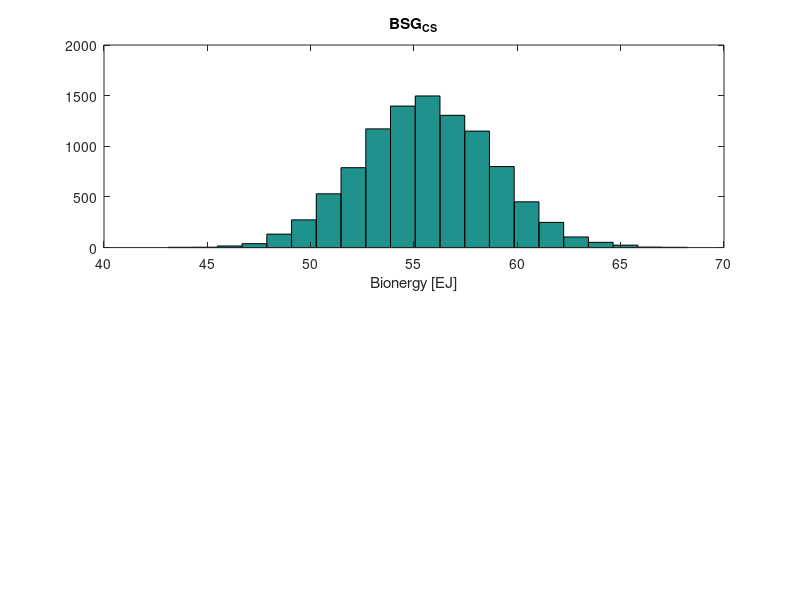

Write the MATLAB code that produced this figure. (Note: this script raises an error after producing the figure.)
% Artigo Tomas_et_al 2
% Vr 3 rodando
% ENERGIA PRIMARIA DE BIOMASSA @ 2050
% GEANEX/UFPR
% Criado em 23/jan/2022
% Ultima revisao: 14/dec/2022
% Marcelo R. Errera, Ph.D./UFPR e NEST team
% vide artigo - biocombustiveis 2030 2050 - abr de 2021.xlsx
% funcoes:  bplot.m e fproj14mc5.m
% Chama a funcao que faz projecoes com contas corrigidas para eficiencia
% Parametros variados: BSG_CS, pEFLA, vr2, vr3 e Pop @2050
%% Retornando BS_2050 e BE_2050
%%
clear;
%%
gravar = 0;
%%
n_simul = 10001;
N_S = 4;
N_BS = 10; % numero de biofontes
error_margin = 0.4; % intervalo de variacao das grandezas em % +- 20%
BE2050smc = zeros (n_simul,N_S); % bioenergia por cenario [EJ] 2050 MC
BS2050ksmc = zeros (N_BS,N_S,n_simul); % bioenergia por biofonte e cenario [EJ] 2050
BS2050mean = zeros (N_BS,N_S); % bioenergia por cenario [EJ] 2050
soma = zeros (N_BS,N_S);
vr2_1a6 = zeros (n_simul, 4);
vr2_7a10 = zeros (n_simul, 4);
Pop = zeros (n_simul, 4);
%vr3_1a2 = zeros (n_simul, 4);
vr3_3 = zeros (n_simul, 4);
vr3_4 = zeros (n_simul, 4);
vr3_5 = zeros (n_simul, 4);
vr3_8a9 = zeros (n_simul, 4);
%vr3_10 = zeros (n_simul, 4);

%%   Generate n samples from a normal distribution
%     r = ( randn(n,1) * sd ) + mu
%     mu : mean
%     sd : standard deviation
% x1 ~ Normal distribution N(mean=100,sd=5)
% x1 = ( randn(n,1) * 5 ) + 100;
%% r = a + (b-a).*rand(N,1); uniform distribution
%%
%%%%%% parametros variaveis para MC
%%%
%% BSG_CS
mu = 55.6; % [ EJ]
faixa = error_margin *  mu;
sd = faixa/7;
BSG_CS = randn (n_simul,1)*sd + mu;

%  y_mean = mean(BSG_CS)
%  y_std = std(BSG_CS)
%  y_median = median(BSG_CS)

%% pEFLA 
mu = 0.3; % [ % ]
faixa = error_margin *  mu;
sd = faixa/7;
pEFLA = randn (n_simul,1)*sd + mu; % normal
%r = a + (b-a).*rand(N,1); uniform distribution
%pEFLA = (mu - faixa/2) + faixa*rand(n_simul,1); % uniforme

%%   vr2
mu = 0.001; % [%] CS 
faixa = 0.0003 *  mu;
sd = faixa/7;
vr2_1a6(:,1) = randn (n_simul,1)*sd + mu;
%
mu = 0.2; % [%] BUS @2050
faixa = error_margin *  mu;
sd = faixa/7;
vr2_1a6(:,2) = randn (n_simul,1)*sd + mu;
%vr2(:,2) = 0.20;
%
mu = 0.50; % [%] OPT @2050
faixa = error_margin *  mu;
sd = faixa/7;
vr2_1a6(:,3) = randn (n_simul,1)*sd + mu;
%vr2(:,2) = 0.50;
%
mu = 0.65; % [%] FAR @2050
faixa = error_margin *  mu;
sd = faixa/7;
vr2_1a6(:,4) = randn (n_simul,1)*sd + mu;
%
mu = 0.53; % [%] BUS, OPT and FAR @2050
faixa = error_margin *  mu;
sd = faixa/7;
vr2_7a10(:,2) = randn (n_simul,1)*sd + mu;
vr2_7a10(:,3) = vr2_7a10(:,2);
vr2_7a10(:,4) = vr2_7a10(:,2);
%
% Populacao @2050
Pop (:,1) = 7.7; % bilhoes
%
mu = 10.1; % [%] BUS @2050
faixa = error_margin/5 *  mu;
sd = faixa/7;
Pop (:,2) = randn (n_simul,1)*sd + mu;
%Pop(:,2) = 10.1;
%
mu = 9.7; % [%] OPT @2050
faixa = error_margin/5 *  mu;
sd = faixa/7;
Pop(:,3) = randn (n_simul,1)*sd + mu;
%Pop(:,3) = 9.7;
%
mu = 9.4; % [%] FAR @2050
faixa = error_margin/5 *  mu;
sd = faixa/7;
Pop(:,4) = randn (n_simul,1)*sd + mu;
%Pop(:,4) = 9.4;
%
%% vr3
%vr3_3 % forest residues
mu = 1.; % [%] OPT @2050
faixa = error_margin *  mu;
sd = faixa/7;
vr3_3 (:,3) = randn (n_simul,1)*sd + mu;
mu = 2.5; % [%] FAR @2050
faixa = error_margin *  mu;
sd = faixa/7;
vr3_3 (:,4) = randn (n_simul,1)*sd + mu;
%vr3_4 % agricultural wastes / livestock residues
mu = 7.5; % [%] OPT @2050
faixa = error_margin *  mu;
sd = faixa/7;
vr3_4 (:,3) = randn (n_simul,1)*sd + mu;
mu = 15.; % [%] FAR @2050
faixa = error_margin *  mu;
sd = faixa/7;
vr3_4 (:,4) = randn (n_simul,1)*sd + mu;
% vr3_5 % agricultural wastes / vegetable 
mu = 0.25; % [%] OPT @2050
faixa = error_margin *  mu;
sd = faixa/7;
vr3_5 (:,3) = randn (n_simul,1)*sd + mu;
mu = 0.5; % [%] FAR @2050
faixa = error_margin *  mu;
sd = faixa/7;
vr3_5 (:,4) = randn (n_simul,1)*sd + mu;
% vr3_8a9 wood industry residues & recovered woods
mu = 0.5; % [%] OPT @2050
faixa = error_margin *  mu;
sd = faixa/7;
vr3_8a9 (:,3) = randn (n_simul,1)*sd + mu;
mu = 1.0; % [%] FAR @2050
faixa = error_margin *  mu;
sd = faixa/7;
vr3_8a9 (:,4) = randn (n_simul,1)*sd + mu;

%% graficos dos parametros variaveis
figure(1); clf;

subplot (2,1,1);
hist (BSG_CS, 21);
title('BSG_C_S');
xlabel ('Bionergy [EJ]');
h = findobj(gca,'Type','patch');
h.FaceColor = 'blue';
h.EdgeColor = 'w';
%
subplot (2,1,2);
hist (pEFLA, 21);
title('pEFA');
xlabel ('Exploitation Share [%]');
h = findobj(gca,'Type','patch');
h.FaceColor = 'cyan';
h.EdgeColor = 'w';
%
figure(2); clf;

subplot (2,3,1);
hist (vr2_1a6(:,1), 21);
title('vr2 (1 to 6) - CS');
xlabel ('Productivity Gain [%]');
h = findobj(gca,'Type','patch');
h.FaceColor = 'blue';
h.EdgeColor = 'w';
%
subplot (2,3,2);
hist (vr2_1a6(:,2), 21);
title('vr2 (1 to 6) - BUS @2050');
xlabel ('Productivity Gain [%]');
h = findobj(gca,'Type','patch');
h.FaceColor = 'red';
h.EdgeColor = 'w';
%
subplot (2,3,4);
hist (vr2_1a6(:,3), 21);
title('vr2 (1 to 6) - OPT @2050');
xlabel ('Productivity Gain [%]');
h = findobj(gca,'Type','patch');
h.FaceColor = 'green';
h.EdgeColor = 'w';
%
subplot (2,3,5);
hist (vr2_1a6(:,4), 21);
title('vr2 (1 to 6) - FAR @2050');
xlabel ('Productivity Gain [%]');
h = findobj(gca,'Type','patch');
h.FaceColor = 'magenta';
h.EdgeColor = 'w';
%
subplot (2,3,6);
hist (vr2_7a10(:,2), 21);
title('vr2 (7 to 10) - BUS, OPT, FAR @2050');
xlabel ('Productivity Gain [%]');
h = findobj(gca,'Type','patch');
h.FaceColor = 'cyan';
h.EdgeColor = 'w';
%%
figure(3); clf;
subplot (1,3,1);
hist (Pop(:,2), 21);
title('Population @2050 - BUS');
xlabel ('Billions of inhabitants');
h = findobj(gca,'Type','patch');
h.FaceColor = 'red';
h.EdgeColor = 'w';
%
subplot (1,3,2);
hist (Pop(:,3), 21);
title('Population @2050 - OPT');
xlabel ('Billions of inhabitants');
h = findobj(gca,'Type','patch');
h.FaceColor = 'green';
h.EdgeColor = 'w';
%
subplot (1,3,3);
hist (Pop(:,4), 21);
title('Population @2050 - FAR');
xlabel ('Billions of inhabitants');
h = findobj(gca,'Type','patch');
h.FaceColor = 'magenta';
h.EdgeColor = 'w';
%% realiza projecoes de cada caso aleatorio do MC
% fazer em paralelo / video youtube
 for i = 1:n_simul,
    finput = [BSG_CS(i) pEFLA(i) vr2_1a6(i,1:4) vr2_7a10(i,2) Pop(i,:) vr3_3(i,:) vr3_4(i,:) vr3_5(i,:) vr3_8a9(i,:) ]; %27
    aBS2050ksmc(1:N_BS,1:N_S) = fproj14mc5 (finput);
    BS2050ksmc (:,:,i) = aBS2050ksmc;
    BE2050smc  (i,:) = sum(BS2050ksmc(:,:,i));
 end; %i
%%
figure(5); clf;
%
subplot (2,2,1);
hist (BE2050smc(:,1), 21);
title('CS');
xlabel ('Primary Bionergy [EJ]');
h = findobj(gca,'Type','patch');
h.FaceColor = [0 0.4470 0.7410];
h.EdgeColor = 'w';
%
subplot (2,2,2);
hist (BE2050smc(:,2), 21);
title('BUS @2050');
xlabel ('Primary Bionergy [EJ]');
h = findobj(gca,'Type','patch');
h.FaceColor = [0.6350 0.0780 0.1840];
h.EdgeColor = 'w';
%
subplot (2,2,3);
hist (BE2050smc(:,3), 21);
title('OPT @2050');
xlabel ('Primary Bionergy [EJ]');
h = findobj(gca,'Type','patch');
h.FaceColor = [0 0.5 0.5];
h.EdgeColor = 'w';
%
subplot (2,2,4);
hist (BE2050smc(:,4), 21);
title('FAR @2050');
xlabel ('Primary Bionergy [EJ]');
h = findobj(gca,'Type','patch');
h.FaceColor = [0.4940 0.1840 0.5560];
h.EdgeColor = 'w';

%
%% box plots
% figure(6); clf;
% %BE2050smc (:,4) = BE2050smc (:,4)/50;
% bplot (BE2050smc); % it requires to download this external function
% title('Primary Bionergy for CS, BUS, OPT and FAR @ 2050 [EJ]');
% ylabel ('Primary Bionergy [EJ]');


%% global sum of all biosources for each scenario
BE2050smed = mean(BE2050smc)
BE2050sstd = std(BE2050smc)
BE2050median = median(BE2050smc);

% media para BS2050
for i = 1:n_simul,
    for k = 1:N_BS,
        for s = 1:N_S,
            soma (k,s) = soma(k,s) + BS2050ksmc (k,s,i);
        end;
    end;
end;

BS2050mean = soma(:,:)/n_simul
%% Grava solucoes
if gravar,
    save ('proj14mc5.txt', 'BE2050smc', '-ascii');
    save ('proj14Pop.txt', 'Pop', '-ascii');
    save ('proj14vr21a6.txt', 'vr2_1a6', '-ascii');
    save ('proj14vr27a10.txt', 'vr2_7a10', '-ascii');
    save ('proj14vr3_3.txt', 'vr3_3', '-ascii');
    save ('proj14vr3_4.txt', 'vr3_4', '-ascii');
    save ('proj14vr3_5.txt', 'vr3_5', '-ascii');
    save ('proj14vr3_8a9.txt', 'vr3_8a9', '-ascii');
    save ('proj14pEFLA.txt', 'pEFLA', '-ascii');
    save ('proj14BSG_CS.txt', 'BSG_CS', '-ascii');
    save ('proj14BS2050mean.txt', 'BS2050mean', '-ascii');
end;

